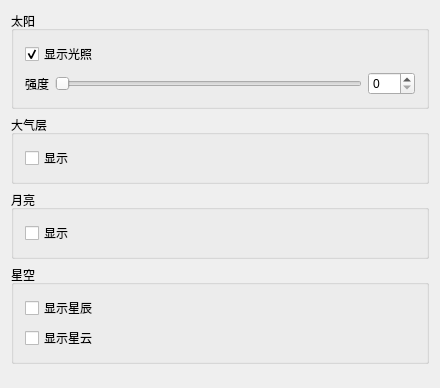
<?xml version="1.0" encoding="UTF-8"?>
<ui version="4.0">
 <class>EnvironmentLightPage</class>
 <widget class="QWidget" name="LightSetWidget">
  <property name="geometry">
   <rect>
    <x>0</x>
    <y>0</y>
    <width>440</width>
    <height>388</height>
   </rect>
  </property>
  <property name="sizePolicy">
   <sizepolicy hsizetype="Expanding" vsizetype="Expanding">
    <horstretch>0</horstretch>
    <verstretch>0</verstretch>
   </sizepolicy>
  </property>
  <property name="windowTitle">
   <string>光照设置</string>
  </property>
  <layout class="QVBoxLayout" name="verticalLayout">
   <item>
    <widget class="QGroupBox" name="groupBox">
     <property name="title">
      <string>太阳</string>
     </property>
     <layout class="QVBoxLayout" name="verticalLayout_2">
      <item>
       <widget class="QCheckBox" name="sun_checkBox">
        <property name="text">
         <string>显示光照</string>
        </property>
        <property name="checked">
         <bool>true</bool>
        </property>
       </widget>
      </item>
      <item>
       <layout class="QHBoxLayout" name="horizontalLayout">
        <item>
         <widget class="QLabel" name="Density_label_3">
          <property name="text">
           <string>强度</string>
          </property>
         </widget>
        </item>
        <item>
         <widget class="QSlider" name="sun_light_Slider">
          <property name="maximum">
           <number>255</number>
          </property>
          <property name="pageStep">
           <number>1</number>
          </property>
          <property name="orientation">
           <enum>Qt::Horizontal</enum>
          </property>
         </widget>
        </item>
        <item>
         <widget class="QSpinBox" name="spinBox_Light">
          <property name="maximum">
           <number>255</number>
          </property>
         </widget>
        </item>
       </layout>
      </item>
     </layout>
    </widget>
   </item>
   <item>
    <widget class="QGroupBox" name="groupBox_7">
     <property name="title">
      <string>大气层</string>
     </property>
     <layout class="QVBoxLayout" name="verticalLayout_9">
      <item>
       <widget class="QCheckBox" name="Atmosphere_checkBox">
        <property name="text">
         <string>显示</string>
        </property>
       </widget>
      </item>
     </layout>
    </widget>
   </item>
   <item>
    <widget class="QGroupBox" name="groupBox_2">
     <property name="title">
      <string>月亮</string>
     </property>
     <layout class="QVBoxLayout" name="verticalLayout_3">
      <item>
       <widget class="QCheckBox" name="moon_checkBox">
        <property name="text">
         <string>显示</string>
        </property>
       </widget>
      </item>
     </layout>
    </widget>
   </item>
   <item>
    <widget class="QGroupBox" name="groupBox_3">
     <property name="title">
      <string>星空</string>
     </property>
     <layout class="QVBoxLayout" name="verticalLayout_4">
      <item>
       <widget class="QCheckBox" name="star_checkBox">
        <property name="text">
         <string>显示星辰</string>
        </property>
       </widget>
      </item>
      <item>
       <widget class="QCheckBox" name="nebula_checkBox">
        <property name="text">
         <string>显示星云</string>
        </property>
       </widget>
      </item>
     </layout>
    </widget>
   </item>
   <item>
    <spacer name="verticalSpacer">
     <property name="orientation">
      <enum>Qt::Vertical</enum>
     </property>
     <property name="sizeHint" stdset="0">
      <size>
       <width>20</width>
       <height>40</height>
      </size>
     </property>
    </spacer>
   </item>
  </layout>
 </widget>
 <layoutdefault spacing="6" margin="11"/>
 <resources/>
 <connections/>
</ui>
